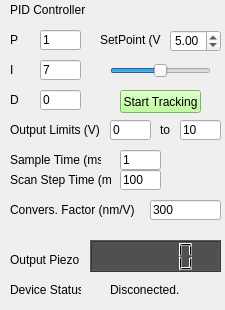
<?xml version="1.0" encoding="UTF-8"?>
<ui version="4.0">
 <class>Form</class>
 <widget class="QWidget" name="Form">
  <property name="geometry">
   <rect>
    <x>0</x>
    <y>0</y>
    <width>225</width>
    <height>310</height>
   </rect>
  </property>
  <property name="windowTitle">
   <string>Form</string>
  </property>
  <widget class="QLabel" name="label_20">
   <property name="geometry">
    <rect>
     <x>10</x>
     <y>250</y>
     <width>71</width>
     <height>20</height>
    </rect>
   </property>
   <property name="text">
    <string>Output Piezo</string>
   </property>
  </widget>
  <widget class="QLCDNumber" name="lcdNumber_outputPiezo">
   <property name="enabled">
    <bool>true</bool>
   </property>
   <property name="geometry">
    <rect>
     <x>90</x>
     <y>240</y>
     <width>131</width>
     <height>32</height>
    </rect>
   </property>
   <property name="styleSheet">
    <string notr="true">background-color: rgb(80, 80, 80);
selection-color: rgb(255, 255, 255);</string>
   </property>
  </widget>
  <widget class="QLabel" name="label_13">
   <property name="geometry">
    <rect>
     <x>10</x>
     <y>280</y>
     <width>71</width>
     <height>20</height>
    </rect>
   </property>
   <property name="text">
    <string>Device Status:</string>
   </property>
  </widget>
  <widget class="QLabel" name="label_deviceStatus">
   <property name="geometry">
    <rect>
     <x>110</x>
     <y>280</y>
     <width>71</width>
     <height>20</height>
    </rect>
   </property>
   <property name="text">
    <string>Disconected.</string>
   </property>
  </widget>
  <widget class="QLabel" name="label_21">
   <property name="geometry">
    <rect>
     <x>10</x>
     <y>30</y>
     <width>31</width>
     <height>20</height>
    </rect>
   </property>
   <property name="toolTip">
    <string>Porportional</string>
   </property>
   <property name="text">
    <string>P</string>
   </property>
  </widget>
  <widget class="QLineEdit" name="lineEdit_Pcontrol">
   <property name="geometry">
    <rect>
     <x>40</x>
     <y>30</y>
     <width>41</width>
     <height>20</height>
    </rect>
   </property>
   <property name="text">
    <string>1</string>
   </property>
  </widget>
  <widget class="QLineEdit" name="lineEdit_convFactor">
   <property name="geometry">
    <rect>
     <x>150</x>
     <y>200</y>
     <width>71</width>
     <height>20</height>
    </rect>
   </property>
   <property name="text">
    <string>300</string>
   </property>
  </widget>
  <widget class="QLabel" name="label_22">
   <property name="geometry">
    <rect>
     <x>10</x>
     <y>200</y>
     <width>131</width>
     <height>20</height>
    </rect>
   </property>
   <property name="toolTip">
    <string>Conversion factor according to Piezosystem calibration</string>
   </property>
   <property name="text">
    <string>Convers. Factor (nm/V)</string>
   </property>
  </widget>
  <widget class="QLabel" name="label_23">
   <property name="geometry">
    <rect>
     <x>10</x>
     <y>0</y>
     <width>81</width>
     <height>20</height>
    </rect>
   </property>
   <property name="text">
    <string>PID Controller</string>
   </property>
  </widget>
  <widget class="QLineEdit" name="lineEdit_Icontrol">
   <property name="geometry">
    <rect>
     <x>40</x>
     <y>60</y>
     <width>41</width>
     <height>20</height>
    </rect>
   </property>
   <property name="text">
    <string>7</string>
   </property>
  </widget>
  <widget class="QLabel" name="label_24">
   <property name="geometry">
    <rect>
     <x>10</x>
     <y>60</y>
     <width>31</width>
     <height>20</height>
    </rect>
   </property>
   <property name="toolTip">
    <string>Integral</string>
   </property>
   <property name="text">
    <string>I</string>
   </property>
  </widget>
  <widget class="QLineEdit" name="lineEdit_Dcontrol">
   <property name="geometry">
    <rect>
     <x>40</x>
     <y>90</y>
     <width>41</width>
     <height>20</height>
    </rect>
   </property>
   <property name="text">
    <string>0</string>
   </property>
  </widget>
  <widget class="QLabel" name="label_25">
   <property name="geometry">
    <rect>
     <x>10</x>
     <y>90</y>
     <width>31</width>
     <height>20</height>
    </rect>
   </property>
   <property name="toolTip">
    <string>Derivative</string>
   </property>
   <property name="text">
    <string>D</string>
   </property>
  </widget>
  <widget class="QLabel" name="label_26">
   <property name="geometry">
    <rect>
     <x>100</x>
     <y>30</y>
     <width>61</width>
     <height>20</height>
    </rect>
   </property>
   <property name="text">
    <string>SetPoint (V)</string>
   </property>
  </widget>
  <widget class="QSlider" name="horizontalSlider_setPoint">
   <property name="geometry">
    <rect>
     <x>110</x>
     <y>60</y>
     <width>101</width>
     <height>22</height>
    </rect>
   </property>
   <property name="maximum">
    <number>100</number>
   </property>
   <property name="singleStep">
    <number>1</number>
   </property>
   <property name="pageStep">
    <number>100</number>
   </property>
   <property name="value">
    <number>50</number>
   </property>
   <property name="orientation">
    <enum>Qt::Horizontal</enum>
   </property>
   <property name="tickPosition">
    <enum>QSlider::NoTicks</enum>
   </property>
  </widget>
  <widget class="QLineEdit" name="lineEdit_sampleTime">
   <property name="geometry">
    <rect>
     <x>120</x>
     <y>150</y>
     <width>41</width>
     <height>20</height>
    </rect>
   </property>
   <property name="text">
    <string>1</string>
   </property>
  </widget>
  <widget class="QLabel" name="label_27">
   <property name="geometry">
    <rect>
     <x>10</x>
     <y>150</y>
     <width>91</width>
     <height>20</height>
    </rect>
   </property>
   <property name="toolTip">
    <string>Time between updates in the output voltage</string>
   </property>
   <property name="whatsThis">
    <string/>
   </property>
   <property name="text">
    <string>Sample Time (ms)</string>
   </property>
  </widget>
  <widget class="QLineEdit" name="lineEdit_outputMin">
   <property name="geometry">
    <rect>
     <x>110</x>
     <y>120</y>
     <width>41</width>
     <height>20</height>
    </rect>
   </property>
   <property name="text">
    <string>0</string>
   </property>
  </widget>
  <widget class="QLabel" name="label_28">
   <property name="geometry">
    <rect>
     <x>10</x>
     <y>120</y>
     <width>91</width>
     <height>20</height>
    </rect>
   </property>
   <property name="text">
    <string>Output Limits (V)</string>
   </property>
  </widget>
  <widget class="QLineEdit" name="lineEdit_outputMax">
   <property name="geometry">
    <rect>
     <x>180</x>
     <y>120</y>
     <width>41</width>
     <height>20</height>
    </rect>
   </property>
   <property name="text">
    <string>10</string>
   </property>
  </widget>
  <widget class="QLabel" name="label_29">
   <property name="geometry">
    <rect>
     <x>160</x>
     <y>120</y>
     <width>16</width>
     <height>20</height>
    </rect>
   </property>
   <property name="text">
    <string>to</string>
   </property>
  </widget>
  <widget class="QLineEdit" name="lineEdit_stepDelay">
   <property name="geometry">
    <rect>
     <x>120</x>
     <y>170</y>
     <width>41</width>
     <height>20</height>
    </rect>
   </property>
   <property name="text">
    <string>100</string>
   </property>
  </widget>
  <widget class="QLabel" name="label_30">
   <property name="geometry">
    <rect>
     <x>10</x>
     <y>170</y>
     <width>101</width>
     <height>20</height>
    </rect>
   </property>
   <property name="toolTip">
    <string>Time between each step during scan</string>
   </property>
   <property name="whatsThis">
    <string/>
   </property>
   <property name="text">
    <string>Scan Step Time (ms)</string>
   </property>
  </widget>
  <widget class="QDoubleSpinBox" name="doubleSpinBox_setPoint">
   <property name="geometry">
    <rect>
     <x>170</x>
     <y>30</y>
     <width>51</width>
     <height>22</height>
    </rect>
   </property>
   <property name="maximum">
    <double>10.000000000000000</double>
   </property>
   <property name="singleStep">
    <double>0.010000000000000</double>
   </property>
   <property name="value">
    <double>5.000000000000000</double>
   </property>
  </widget>
  <widget class="QPushButton" name="pushButton_startTracking">
   <property name="geometry">
    <rect>
     <x>120</x>
     <y>90</y>
     <width>81</width>
     <height>23</height>
    </rect>
   </property>
   <property name="styleSheet">
    <string notr="true">background-color: rgb(170, 255, 127);</string>
   </property>
   <property name="text">
    <string>Start Tracking</string>
   </property>
   <property name="checkable">
    <bool>true</bool>
   </property>
   <property name="checked">
    <bool>false</bool>
   </property>
  </widget>
 </widget>
 <resources/>
 <connections/>
</ui>
